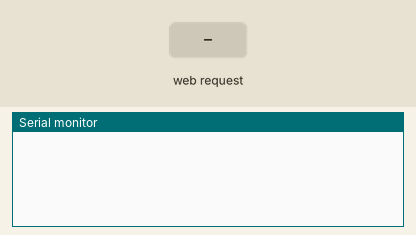
A sketch run on a simulated ESP8266 (NodeMCU). Parts: the last lines printed to the serial monitor. The inputs (shaded band) are chosen by the test bench. WiFi joins after 1.5 s; servers stay silent unless stated.

Above: at 1.2 s.
1.3 s: HTTP request GET /command?action=turnOn received
At 2.5 s:
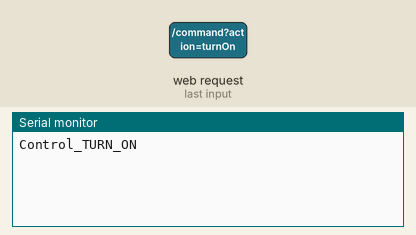
2.8 s: HTTP request GET /command?action=turnOff received
At 3.7 s:
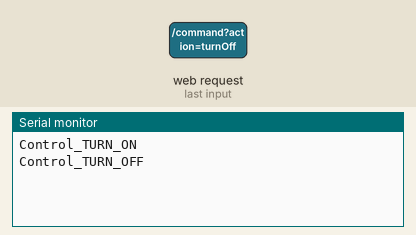
4.3 s: HTTP request GET /command?action=1&x=1&y=1 received
At 4.8 s:
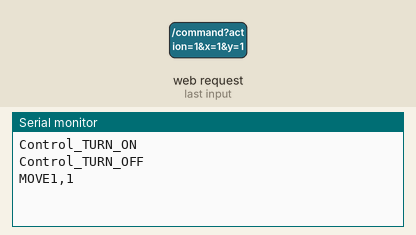

Measured:
- after the input at 1.3 s, the serial monitor: prints a new line at once (image 1)
- after the input at 2.8 s, the serial monitor: prints a new line at once (image 2)
- after the input at 4.3 s, the serial monitor: prints a new line at once (image 3)

The sketch:

Urak.ino
```cpp
#include <ESP8266WiFi.h>
#include <WiFiClient.h>
#include <ESP8266WebServer.h>

ESP8266WebServer server(80);

const char* ssid = "HUAWEI-W";
const char* password = "W@18025693031";

void handleRoot() {
  server.send(200, "text/plain", "这里可不该来，或者以后再来就有惊喜。");
}

void setup() {
  Serial.begin(115200);
  WiFi.begin(ssid, password);
  // while (WiFi.status() != WL_CONNECTED) {
  //   delay(500);
  //   Serial.print(".");
  // }
  // Serial.println("");
  // Serial.println("WiFi connected");

  server.on("/", handleRoot);
  server.begin();
  // Serial.println("Server started");

  server.on("/command", handleCommand); // 添加新的路由
}

void loop() {
  server.handleClient();
}

void handleCommand() {
  if (server.hasArg("action")) {
    String action = server.arg("action");
    if (action.equals("turnOn")) {
      Serial.println("Control_TURN_ON"); // 简化为一个println调用
      server.send(200, "text/plain", "读取成功 action=" + action);
    } else if (action.equals("turnOff")) {
      Serial.println("Control_TURN_OFF"); // 简化为一个println调用
      server.send(200, "text/plain", "读取成功 action=" + action);
    }
  }
  if (server.hasArg("x") && server.hasArg("y")) {
    String x = server.arg("x");
    String y = server.arg("y");
    Serial.println("MOVE" + x + "," + y); // 移除/ln，添加换行符可以用println或print+"\n"
    server.send(200, "text/plain", "读取成功 x=" + x + ", y=" + y);
  }
  // 如果没有找到任何匹配的参数，您可能还想发送一个默认的响应
  return; // 明确表示函数结束
}
```
